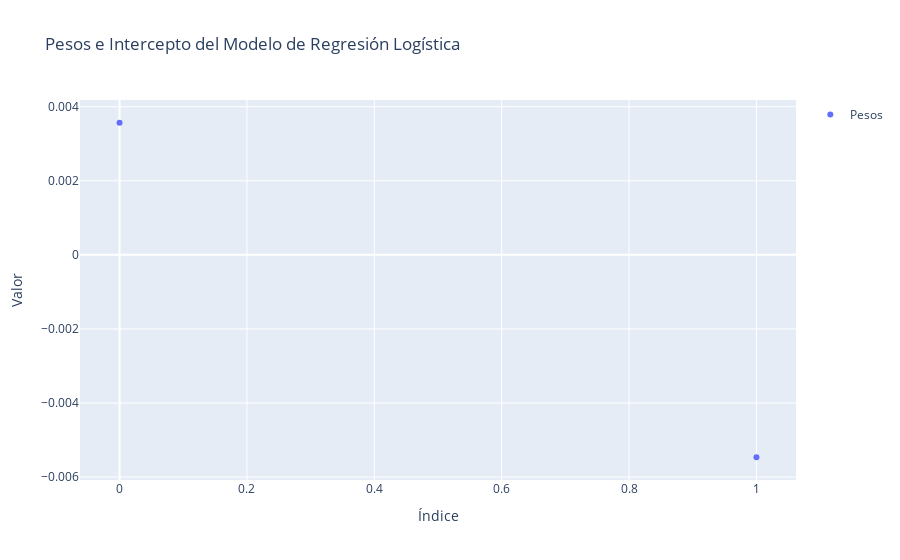
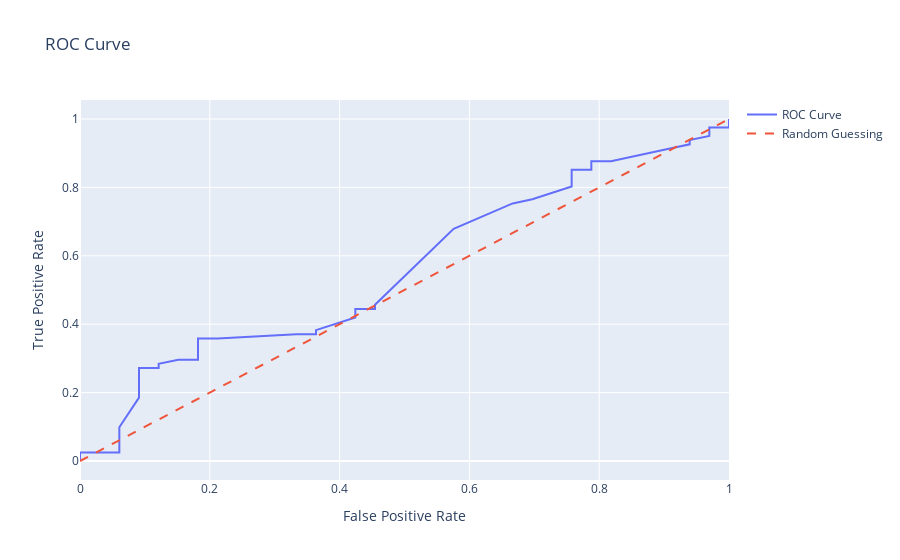

Source (notebook cell) for these figures, in order:
### Code cell
# Ahora con Sklearn

from sklearn.linear_model import LogisticRegression
from sklearn.preprocessing import OneHotEncoder

X_train = df_train[['A', 'B']]
y_train = df_train['Win']
X_valid = df_valid[['A', 'B']]
y_valid = df_valid['Win']

model = LogisticRegression()
model.fit(X_train, y_train)
y_pred = model.predict(X_valid)
y_pred_proba = model.predict_proba(X_valid)
accuracy = accuracy_score(y_valid, y_pred)
print(f'Accuracy: {accuracy:.2f}')
print(f'Weights: {model.coef_}')
print(f'Intercept: {model.intercept_}')

# Visualiza los valores de los parámetros del modelo de regresión logística

fig = go.Figure()

# Agregar los pesos al gráfico
fig.add_trace(go.Scatter(
    x=list(range(len(model.coef_[0]))),  # Índices de los pesos
    y=model.coef_[0],
    mode='markers',
    name='Pesos'
))

# Agregar el intercepto al gráfico
#fig.add_trace(go.Scatter(
#    x=[-1],  # Índice para el intercepto
#    y=[model.intercept_[0]],  # Valor del intercepto
#    mode='markers',
#    name='Intercepto'
#))

# Configurar el diseño del gráfico
fig.update_layout(
    title='Pesos e Intercepto del Modelo de Regresión Logística',
    xaxis_title='Índice',
    yaxis_title='Valor',
    showlegend=True
)

# Mostrar el gráfico
fig.show()

fpr, tpr, thresholds = roc_curve(y_valid,  y_pred)
print(f'FPR: {fpr}')
print(f'TPR: {tpr}')
fpr, tpr, thresholds = roc_curve(y_valid, y_pred_proba[:, 1])
print(f'FPR: {fpr}')
print(f'TPR: {tpr}')
auc = roc_auc_score(y_valid, y_pred)
print(f'AUC: {auc}')
auc = roc_auc_score(y_valid, y_pred_proba[:, 1])
print(f'AUC: {auc}')

fig = go.Figure()
fig.add_trace(go.Scatter(x=fpr, y=tpr, mode='lines', name='ROC Curve'))
fig.add_trace(go.Scatter(x=[0, 1], y=[0, 1], mode='lines', name='Random Guessing', line=dict(dash='dash')))
fig.update_layout(title='ROC Curve',
                  xaxis_title='False Positive Rate',
                  yaxis_title='True Positive Rate')
fig.show()

### Figure 1 — Plotly figure (JSON) as saved in the notebook; plotly's stock layout.template omitted (floating-point values rounded to 4 significant figures)
{"data": [{"mode": "markers", "name": "Pesos", "type": "scatter", "x": [0, 1], "y": [0.003568, -0.005465]}], "layout": {"showlegend": true, "title": {"text": "Pesos e Intercepto del Modelo de Regresión Logística"}, "xaxis": {"title": {"text": "Índice"}}, "yaxis": {"title": {"text": "Valor"}}}}

### Figure 2 — Plotly figure (JSON) as saved in the notebook; plotly's stock layout.template omitted (floating-point values rounded to 4 significant figures)
{"data": [{"mode": "lines", "name": "ROC Curve", "type": "scatter", "x": [0.0, 0.0, 0.0, 0.06061, 0.06061, 0.06061, 0.06061, 0.09091, 0.09091, 0.09091, 0.1212, 0.1212, 0.1515, 0.1818, 0.1818, 0.1818, 0.2121, 0.3333, 0.3636, 0.3636, 0.4242, 0.4242, 0.4545, 0.4545, 0.5758, 0.6667, 0.697, 0.7576, 0.7576, 0.7879, 0.7879, 0.8182, 0.9091, 0.9394, 0.9394, 0.9697, 0.9697, 1.0, 1.0], "y": [0.0, 0.01235, 0.02469, 0.02469, 0.04938, 0.07407, 0.09877, 0.1852, 0.2593, 0.2716, 0.2716, 0.284, 0.2963, 0.2963, 0.3086, 0.358, 0.358, 0.3704, 0.3704, 0.3827, 0.4198, 0.4444, 0.4444, 0.4568, 0.679, 0.7531, 0.7654, 0.8025, 0.8519, 0.8519, 0.8765, 0.8765, 0.9136, 0.9259, 0.9383, 0.9506, 0.9753, 0.9753, 1.0]}, {"line": {"dash": "dash"}, "mode": "lines", "name": "Random Guessing", "type": "scatter", "x": [0, 1], "y": [0, 1]}], "layout": {"title": {"text": "ROC Curve"}, "xaxis": {"title": {"text": "False Positive Rate"}}, "yaxis": {"title": {"text": "True Positive Rate"}}}}
